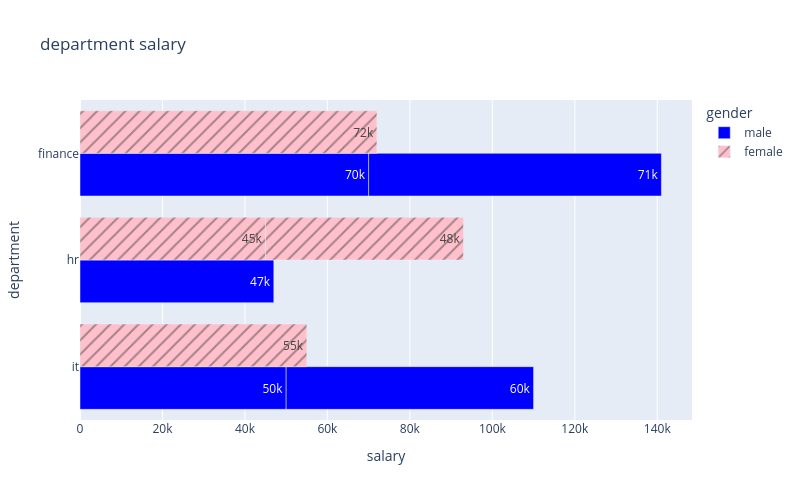

The code cell stored with this chart in its notebook:
### Code cell
figure = px.bar(
    df, 
    y = 'department', 
    x = 'salary', 
    title = 'department salary', 
    color = 'gender',
    barmode = 'group',
    width = 800,
    height = 500,
    hover_data = ['experience'],
    pattern_shape = 'gender',
    text_auto = True,
    orientation = 'h',
    color_discrete_map = {'male' : 'blue' , 'female' : 'pink'}
            )
figure.show()

### Figure 1 — Plotly figure (JSON) as saved in the notebook; plotly's stock layout.template omitted (floating-point values rounded to 4 significant figures)
{"data": [{"alignmentgroup": "True", "customdata": [[1], [3], [5], [7], [9]], "hovertemplate": "gender=male<br>salary=%{x}<br>department=%{y}<br>experience=%{customdata[0]}<extra></extra>", "legendgroup": "male", "marker": {"color": "blue", "pattern": {"shape": ""}}, "name": "male", "offsetgroup": "male", "orientation": "h", "showlegend": true, "textposition": "auto", "texttemplate": "%{x}", "type": "bar", "x": [50000, 60000, 47000, 70000, 71000], "xaxis": "x", "y": ["it", "it", "hr", "finance", "finance"], "yaxis": "y"}, {"alignmentgroup": "True", "customdata": [[2], [4], [6], [8]], "hovertemplate": "gender=female<br>salary=%{x}<br>department=%{y}<br>experience=%{customdata[0]}<extra></extra>", "legendgroup": "female", "marker": {"color": "pink", "pattern": {"shape": "/"}}, "name": "female", "offsetgroup": "female", "orientation": "h", "showlegend": true, "textposition": "auto", "texttemplate": "%{x}", "type": "bar", "x": [55000, 45000, 48000, 72000], "xaxis": "x", "y": ["it", "hr", "hr", "finance"], "yaxis": "y"}], "layout": {"barmode": "group", "height": 500, "legend": {"title": {"text": "gender"}, "tracegroupgap": 0}, "title": {"text": "department salary"}, "width": 800, "xaxis": {"anchor": "y", "domain": [0, 1], "title": {"text": "salary"}}, "yaxis": {"anchor": "x", "domain": [0, 1], "title": {"text": "department"}}}}
